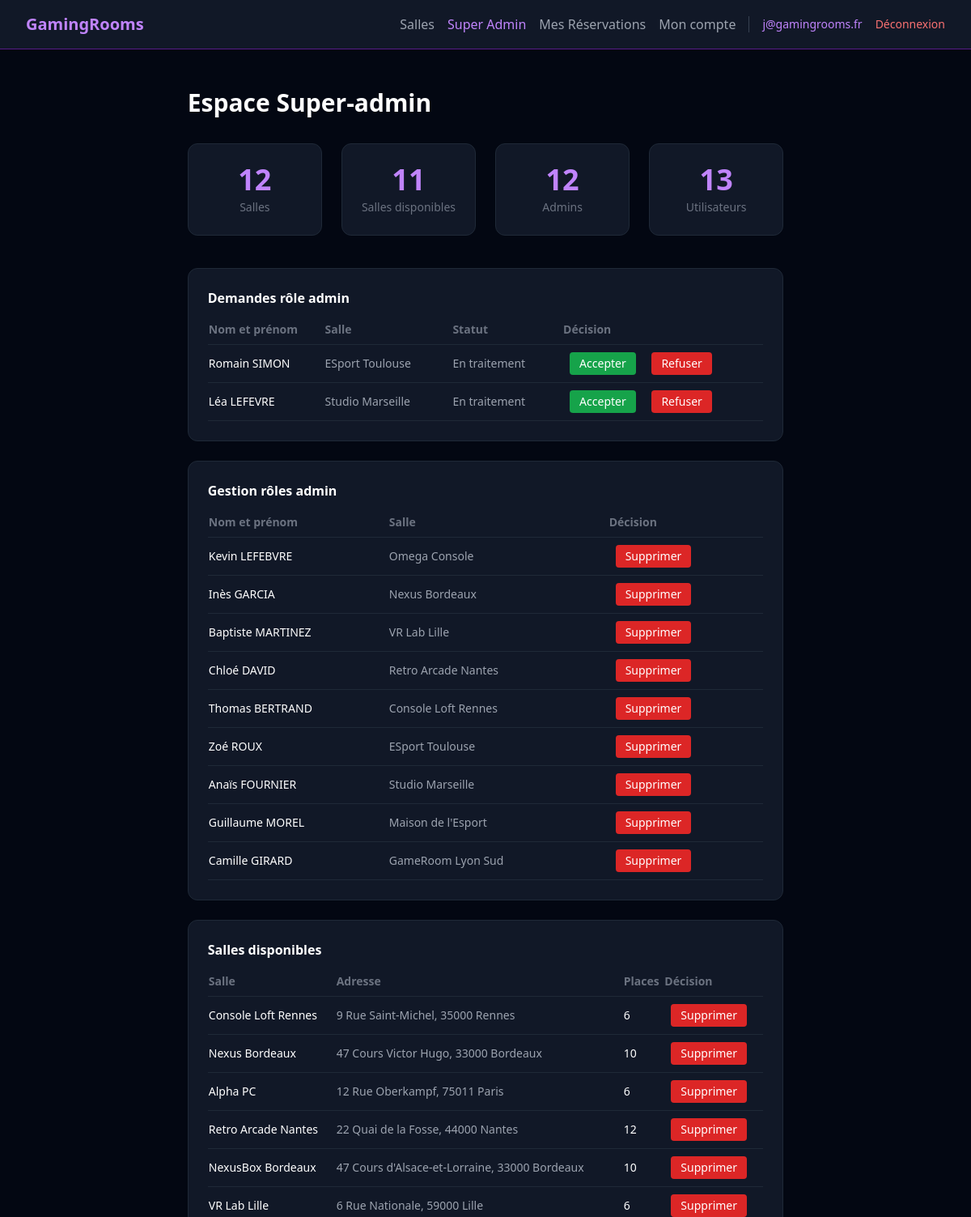
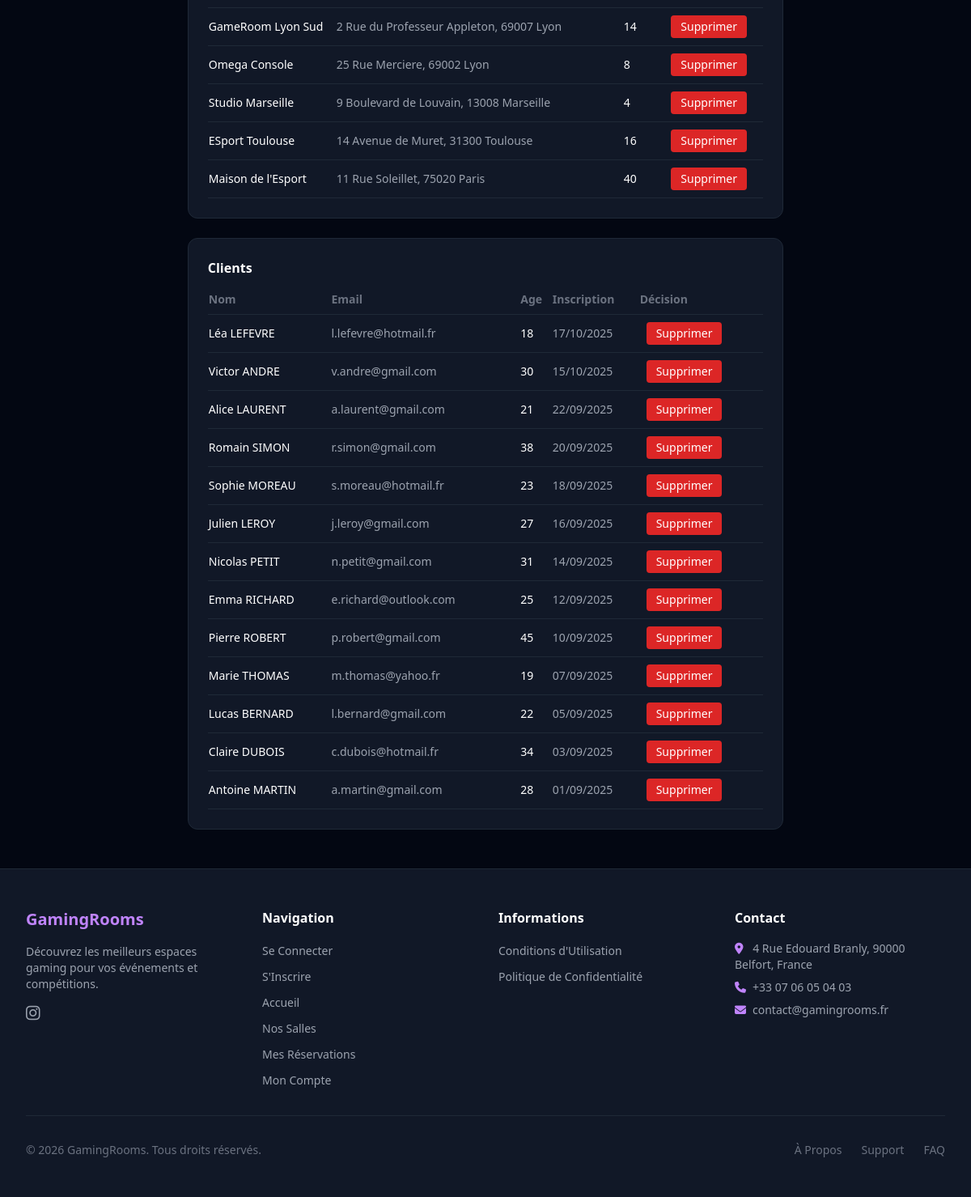
The app's page /dashboard_superadmin (signed in) with its own data (2 pictures, top to bottom).
### tables this page shows
CREATE TABLE `admin_role_request` (
  `request_id` int(11) NOT NULL,
  `user_id` int(11) NOT NULL,
  `room_id` int(11) NOT NULL,
  `request_status` enum('accepted','denied','pending','') NOT NULL
);

CREATE TABLE `user` (
  `id` int(11) NOT NULL,
  `email` varchar(100) NOT NULL,
  `name` varchar(100) NOT NULL,
  `last_name` varchar(100) NOT NULL,
  `age` tinyint(4) NOT NULL,
  `password` varchar(255) NOT NULL,
  `role` enum('user','admin','super_admin') NOT NULL,
  `registration_date` datetime NOT NULL
);

CREATE TABLE `room` (
  `id` int(11) NOT NULL,
  `name` varchar(100) NOT NULL,
  `address` varchar(200) NOT NULL,
  `capacity` int(11) NOT NULL,
  `hourly_rate` decimal(10,2) NOT NULL,
  `description` text NOT NULL,
  `status` enum('available','unavailable','maintenance','') NOT NULL,
  `latitude` decimal(8,4) NOT NULL,
  `longitude` decimal(9,4) NOT NULL
);

### site/controllers/dashboard_superadmin.php (called while the page is built, shortened)
<?php
require __DIR__ . '/common/db.php';
$nbRooms = $db->query("SELECT COUNT(*) FROM room")->fetchColumn();
$nbAvailableRooms = $db->query("SELECT COUNT(*) FROM room WHERE status = 'available'")->fetchColumn();
$nbUsers = $db->query("SELECT COUNT(*) FROM user WHERE role = 'user'")->fetchColumn();
$nbAdmins = $db->query("SELECT COUNT(*) FROM user WHERE role = 'admin'")->fetchColumn();
$adminRoleRequestQuery = $db->query("
    SELECT request.*, user.name as user_name, user.last_name as user_last_name, room.name as room_name
    FROM admin_role_request request
    JOIN user ON request.user_id = user.id
    JOIN room ON request.room_id = room.id
    WHERE request.request_status = 'pending'"
    );
$adminRoleRequests = $adminRoleRequestQuery->fetchAll(PDO::FETCH_ASSOC);
$adminManagementQuery = $db->query("
    SELECT user.name as user_name, user.last_name as user_last_name, user.id as user_id, room.name as room_name
    FROM room_administrator
    JOIN user ON room_administrator.user_id = user.id
    JOIN room ON room_administrator.room_id = room.id
    WHERE user.role = 'admin'
");
$adminManagement = $adminManagementQuery->fetchAll(PDO::FETCH_ASSOC);
$availableRoomsQuery = $db->query("
    SELECT id, name, address, capacity, hourly_rate, description
    FROM room
    WHERE status = 'available'
    ORDER BY hourly_rate ASC, capacity DESC
");
$availableRooms = $availableRoomsQuery->fetchAll(PDO::FETCH_ASSOC);
$clientsQuery = $db->query("
    SELECT id, name, last_name, email, age, registration_date
    FROM user
    WHERE role = 'user'
    ORDER BY registration_date DESC
");
$clients = $clientsQuery->fetchAll(PDO::FETCH_ASSOC);
require __DIR__ . '/../views/dashboard_superadmin.php';
?>

### site/views/dashboard_superadmin.php (the view, shortened to what this page needs)
<?php
$nbRooms = $nbRooms ?? 0;
$nbAvailableRooms = $nbAvailableRooms ?? 0;
$nbUsers = $nbUsers ?? 0;
$nbAdmins = $nbAdmins ?? 0;
$adminRoleRequests = $adminRoleRequests ?? null;
$adminManagement = $adminManagement ?? null;
$availableRooms = $availableRooms ?? [];
$clients = $clients ?? [];
include 'partials/header.php';
?>
<main class="max-w-6xl mx-auto px-4 py-12">
    <h2 class="text-3xl font-bold mb-8">Espace Super-admin</h2>
    <div class="grid grid-cols-1 md:grid-cols-4 gap-6 mb-10">
        <div class="bg-gray-900 rounded-xl p-6 border border-gray-800 text-center">
            <p class="text-4xl font-bold text-purple-400"><?php echo $nbRooms; ?></p>
            <p class="text-gray-500 mt-1 text-sm">Salles</p>
        </div>
        <div class="bg-gray-900 rounded-xl p-6 border border-gray-800 text-center">
            <p class="text-4xl font-bold text-purple-400"><?php echo $nbAvailableRooms; ?></p>
            <p class="text-gray-500 mt-1 text-sm">Salles disponibles</p>
        </div>
        <div class="bg-gray-900 rounded-xl p-6 border border-gray-800 text-center">
            <p class="text-4xl font-bold text-purple-400"><?php echo $nbAdmins; ?></p>
            <p class="text-gray-500 mt-1 text-sm">Admins</p>
        </div>
        <div class="bg-gray-900 rounded-xl p-6 border border-gray-800 text-center">
            <p class="text-4xl font-bold text-purple-400"><?php echo $nbUsers; ?></p>
            <p class="text-gray-500 mt-1 text-sm">Utilisateurs</p>
        </div>
    </div>
    <div class="grid grid-cols-1 xl:grid-cols-2 gap-6 mt-6">
        <div class="bg-gray-900 rounded-xl p-6 border border-gray-800 overflow-x-auto">
            <h3 class="font-semibold mb-4">Demandes rôle admin</h3>
            <table class="w-full text-sm">
                <thead><tr class="text-gray-500 border-b border-gray-800">
                     <th class="text-left pb-2">Nom et prénom</th>
                    <th class="text-left pb-2">Salle</th>
                    <th class="text-left pb-2">Statut</th>
                    <th class="text-left pb-2">Décision</th>
                </tr></thead>
                <tbody>
                <?php foreach($adminRoleRequests as $request): ?>
                <tr class="border-b border-gray-800">
                    <td class="py-3 font-medium"><?php echo htmlspecialchars($request['user_name'] . ' ' . $request['user_last_name']); ?></td>
                    <td class="text-gray-400 pr-4"><?php echo htmlspecialchars($request['room_name']); ?></td>
                    <td class="text-gray-400 pr-4"><?php echo "En traitement"; ?></td>
                    <td class="text-purple-400 whitespace-nowrap">
                        <form action="dashboard_superadmin" method="POST" class="inline">
                            <button type="submit" class="bg-green-600 hover:bg-green-700 text-white p-3 py-1 px-3 rounded m-2 ">Accepter</button>
                        </form>
                        <form action="dashboard_superadmin" method="POST" class="inline">
                            <button type="submit" class="bg-red-600 hover:bg-red-700 text-white p-3 py-1 px-3 rounded m-2">Refuser</button>
                        </form>
                    </td>
                </tr>
                <?php endforeach; ?>
                </tbody>
            </table>
        </div>
        <div class="bg-gray-900 rounded-xl p-6 border border-gray-800 overflow-x-auto">
            <h3 class="font-semibold mb-4">Gestion rôles admin</h3>
            <table class="w-full text-sm">
                <thead><tr class="text-gray-500 border-b border-gray-800">
                     <th class="text-left pb-2">Nom et prénom</th>
                    <th class="text-left pb-2">Salle</th>
                    <th class="text-left pb-2">Décision</th>
                </tr></thead>
                <tbody>
                <?php foreach($adminManagement as $management): ?>
                <tr class="border-b border-gray-800">
                    <td class="py-3 font-medium"><?php echo htmlspecialchars($management['user_name'] . ' ' . $management['user_last_name']); ?></td>
                    <td class="text-gray-400 pr-4"><?php echo htmlspecialchars($management['room_name']); ?></td>
                    <td class="text-purple-400 whitespace-nowrap">
                        <form action="dashboard_superadmin" method="POST" class="inline">
                            <button type="submit" class="bg-red-600 hover:bg-red-700 text-white p-3 py-1 px-3 rounded m-2 ">Supprimer</button>
                        </form>
                    </td>
                </tr>
                <?php endforeach; ?>
                </tbody>
            </table>
        </div>
        <div class="bg-gray-900 rounded-xl p-6 border border-gray-800 overflow-x-auto">
            <h3 class="font-semibold mb-4">Salles disponibles</h3>
            <table class="w-full text-sm">
                <thead><tr class="text-gray-500 border-b border-gray-800">
                    <th class="text-left pb-2">Salle</th>
                    <th class="text-left pb-2">Adresse</th>
                    <th class="text-left pb-2">Places</th>
                    <th class="text-left pb-2">Décision</th>
                </tr></thead>
                <tbody>
                <?php foreach($availableRooms as $room): ?>
                <tr class="border-b border-gray-800">
                    <td class="py-3 font-medium"><?php echo htmlspecialchars($room['name']); ?></td>
                    <td class="text-gray-400 pr-4"><?php echo htmlspecialchars($room['address']); ?></td>
                    <td><?php echo htmlspecialchars($room['capacity']); ?></td>
                    <td class="text-purple-400 whitespace-nowrap">
                        <form action="dashboard_superadmin" method="POST" class="inline">
                            <button type="submit" class="bg-red-600 hover:bg-red-700 text-white p-3 py-1 px-3 rounded m-2 ">Supprimer</button>
                        </form>
                    </td>
                </tr>
                <?php endforeach; ?>
                </tbody>
            </table>
        </div>
        <div class="bg-gray-900 rounded-xl p-6 border border-gray-800 overflow-x-auto">
            <h3 class="font-semibold mb-4">Clients</h3>
            <table class="w-full text-sm">
                <thead><tr class="text-gray-500 border-b border-gray-800">
                    <th class="text-left pb-2">Nom</th>
                    <th class="text-left pb-2">Email</th>
                    <th class="text-left pb-2">Age</th>
                    <th class="text-left pb-2">Inscription</th>
                    <th class="text-left pb-2">Décision</th>
                </tr></thead>
                <tbody>
                <?php foreach($clients as $client): ?>
                <tr class="border-b border-gray-800">
                    <td class="py-3"><?php echo htmlspecialchars($client['name'] . ' ' . $client['last_name']); ?></td>
                    <td class="text-gray-400 pr-4"><?php echo htmlspecialchars($client['email']); ?></td>
                    <td><?php echo htmlspecialchars($client['age']); ?></td>
                    <td class="text-gray-400 whitespace-nowrap"><?php echo date('d/m/Y', strtotime($client['registration_date'])); ?></td>
                    <td class="text-purple-400 whitespace-nowrap">
                        <form action="dashboard_superadmin" method="POST" class="inline">
                            <button type="submit" class="bg-red-600 hover:bg-red-700 text-white p-3 py-1 px-3 rounded m-2 ">Supprimer</button>
                        </form>
                    </td>
                </tr>
                <?php endforeach; ?>
                </tbody>
            </table>
        </div>
    </div>
</main>
<?php include 'partials/footer.php'; ?>

### records on screen
admin_role_request: user.last_name "Romain SIMON", room.name "ESport Toulouse"
admin_role_request: user.last_name "Léa LEFEVRE", room.name "Studio Marseille"
user: name+last_name "Kevin LEFEBVRE", room.name "Omega Console"
user: name+last_name "Inès GARCIA", room.name "Nexus Bordeaux"
user: name+last_name "Baptiste MARTINEZ", room.name "VR Lab Lille"
user: name+last_name "Chloé DAVID", room.name "Retro Arcade Nantes"
user: name+last_name "Thomas BERTRAND", room.name "Console Loft Rennes"
user: name+last_name "Zoé ROUX", room.name "ESport Toulouse"
user: name+last_name "Anaïs FOURNIER", room.name "Studio Marseille"
user: name+last_name "Guillaume MOREL", room.name "Maison de l'Esport"
user: name+last_name "Camille GIRARD", room.name "GameRoom Lyon Sud"
room: name "Console Loft Rennes", address "9 Rue Saint-Michel, 35000 Rennes", capacity "6"
room: name "Nexus Bordeaux", address "47 Cours Victor Hugo, 33000 Bordeaux", capacity "10"
room: name "Alpha PC", address "12 Rue Oberkampf, 75011 Paris", capacity "6"
room: name "Retro Arcade Nantes", address "22 Quai de la Fosse, 44000 Nantes", capacity "12"
room: name "NexusBox Bordeaux", address "47 Cours d'Alsace-et-Lorraine, 33000 Bordeaux", capacity "10"
room: name "VR Lab Lille", address "6 Rue Nationale, 59000 Lille", capacity "6"
room: name "GameRoom Lyon Sud", address "2 Rue du Professeur Appleton, 69007 Lyon", capacity "14"
room: name "Omega Console", address "25 Rue Merciere, 69002 Lyon", capacity "8"
room: name "Studio Marseille", address "9 Boulevard de Louvain, 13008 Marseille", capacity "4"
room: name "ESport Toulouse", address "14 Avenue de Muret, 31300 Toulouse", capacity "16"
room: name "Maison de l'Esport", address "11 Rue Soleillet, 75020 Paris", capacity "40"
user: name+last_name "Léa LEFEVRE", email "l.lefevre@hotmail.fr", age "18", registration_date "17/10/2025"
user: name+last_name "Victor ANDRE", email "v.andre@gmail.com", age "30", registration_date "15/10/2025"
user: name+last_name "Alice LAURENT", email "a.laurent@gmail.com", age "21", registration_date "22/09/2025"
user: name+last_name "Romain SIMON", email "r.simon@gmail.com", age "38", registration_date "20/09/2025"
user: name+last_name "Sophie MOREAU", email "s.moreau@hotmail.fr", age "23", registration_date "18/09/2025"
user: name+last_name "Julien LEROY", email "j.leroy@gmail.com", age "27", registration_date "16/09/2025"
user: name+last_name "Nicolas PETIT", email "n.petit@gmail.com", age "31", registration_date "14/09/2025"
user: name+last_name "Emma RICHARD", email "e.richard@outlook.com", age "25", registration_date "12/09/2025"
user: name+last_name "Pierre ROBERT", email "p.robert@gmail.com", age "45", registration_date "10/09/2025"
user: name+last_name "Marie THOMAS", email "m.thomas@yahoo.fr", age "19", registration_date "07/09/2025"
user: name+last_name "Lucas BERNARD", email "l.bernard@gmail.com", age "22", registration_date "05/09/2025"
user: name+last_name "Claire DUBOIS", email "c.dubois@hotmail.fr", age "34", registration_date "03/09/2025"
user: name+last_name "Antoine MARTIN", email "a.martin@gmail.com", age "28", registration_date "01/09/2025"

### other values on screen
$user->email "j@gamingrooms.fr"
$nbRooms "12"
$nbAvailableRooms "11"
$nbAdmins "12"
$nbUsers "13"
